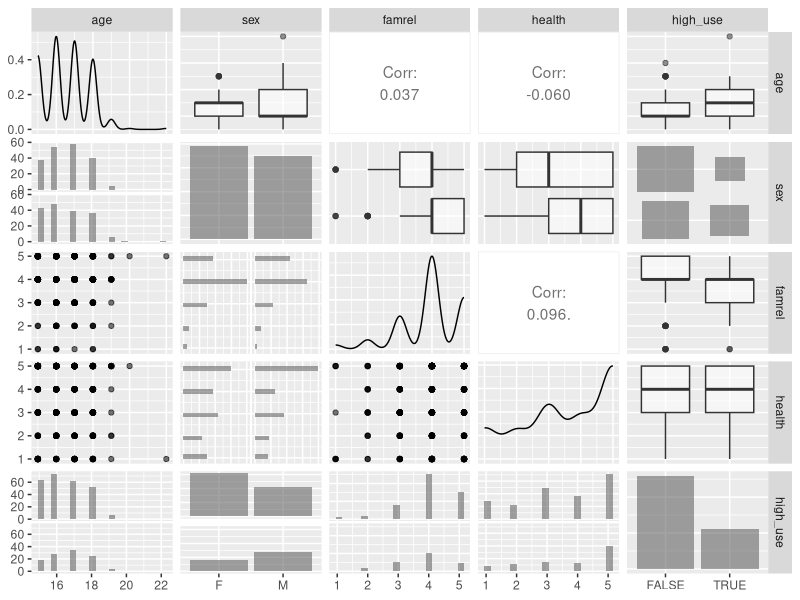
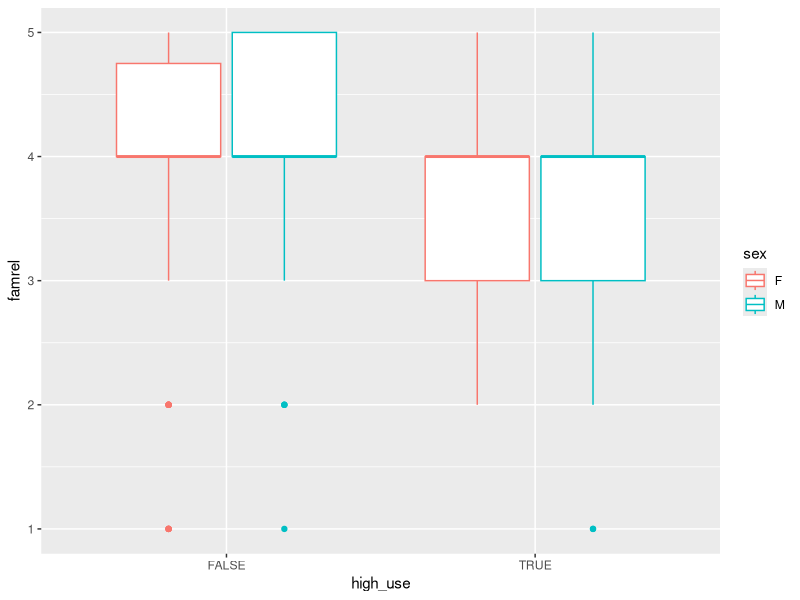
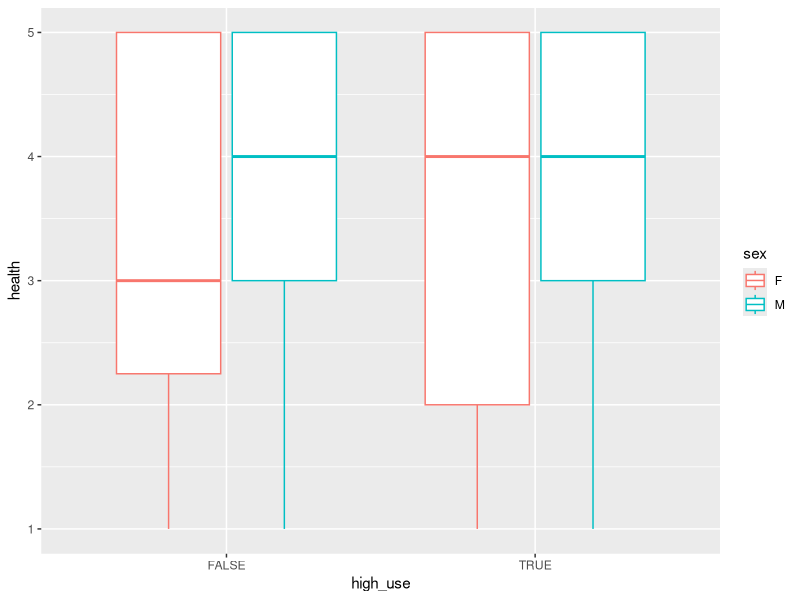

Write the R code that produced these figures, in order.
## ---- chunk 1

#libraries
library(ggplot2)
library(dplyr)
library("GGally")
#reading the data
alc<-read.csv("./data/alc.csv")
print(colnames(alc))



## ---- chunk 2
alc1<-alc[c("age","sex","famrel", "health", "high_use")]

fig <- ggpairs(alc1, mapping = aes(alpha=0.3), lower = list(combo = wrap("facethist", bins = 20)))
fig
table(alc1$sex,alc1$high_use)

g2<-ggplot(alc1, aes(x=high_use, y= famrel,col=sex))
g2+ geom_boxplot()

g3<-ggplot(alc1, aes(x=high_use, y=health,col=sex))
g3+ geom_boxplot()

cor(alc1$high_use, alc1$age)

## ---- chunk 3
#Logistic regression

r1<-glm(high_use~age+sex+health+famrel, data= alc1, family="binomial")
summary(r1)
## ---- chunk 4
# compute odds ratios (OR)
OR <- coef(r1) %>% exp

# compute confidence intervals (CI)
CI<-confint(r1)%>% exp

print(cbind(OR, CI))
## ---- chunk 5

# predict() the probability of high_use
probabilities <- predict(r1, type = "response")

# add the predicted probabilities to 'alc'
alc1 <- mutate(alc1, probability = probabilities)

# use the probabilities to make a prediction of high_use
alc1 <- mutate(alc1, prediction = ifelse(probabilities > 0.5,T,F))

# see the last ten original classes, predicted probabilities, and class predictions

# tabulate the target variable versus the predictions
table(high_use = alc1$high_use, prediction = alc1$prediction)

alc1 <- mutate(alc1, prediction = probability > 0.5)


# define a loss function (mean prediction error)
loss_func <- function(class, prob) {
  n_wrong <- abs(class - prob) > 0.5
  mean(n_wrong)
}

loss_func(class = alc1$high_use, prob = alc1$probability)

## ---- chunk 6

# K-fold cross-validation
library(boot)
cv <- cv.glm(data = alc1, cost = loss_func, glmfit = r1, K = 10)

# average number of wrong predictions in the cross validation
cv$delta[1]

